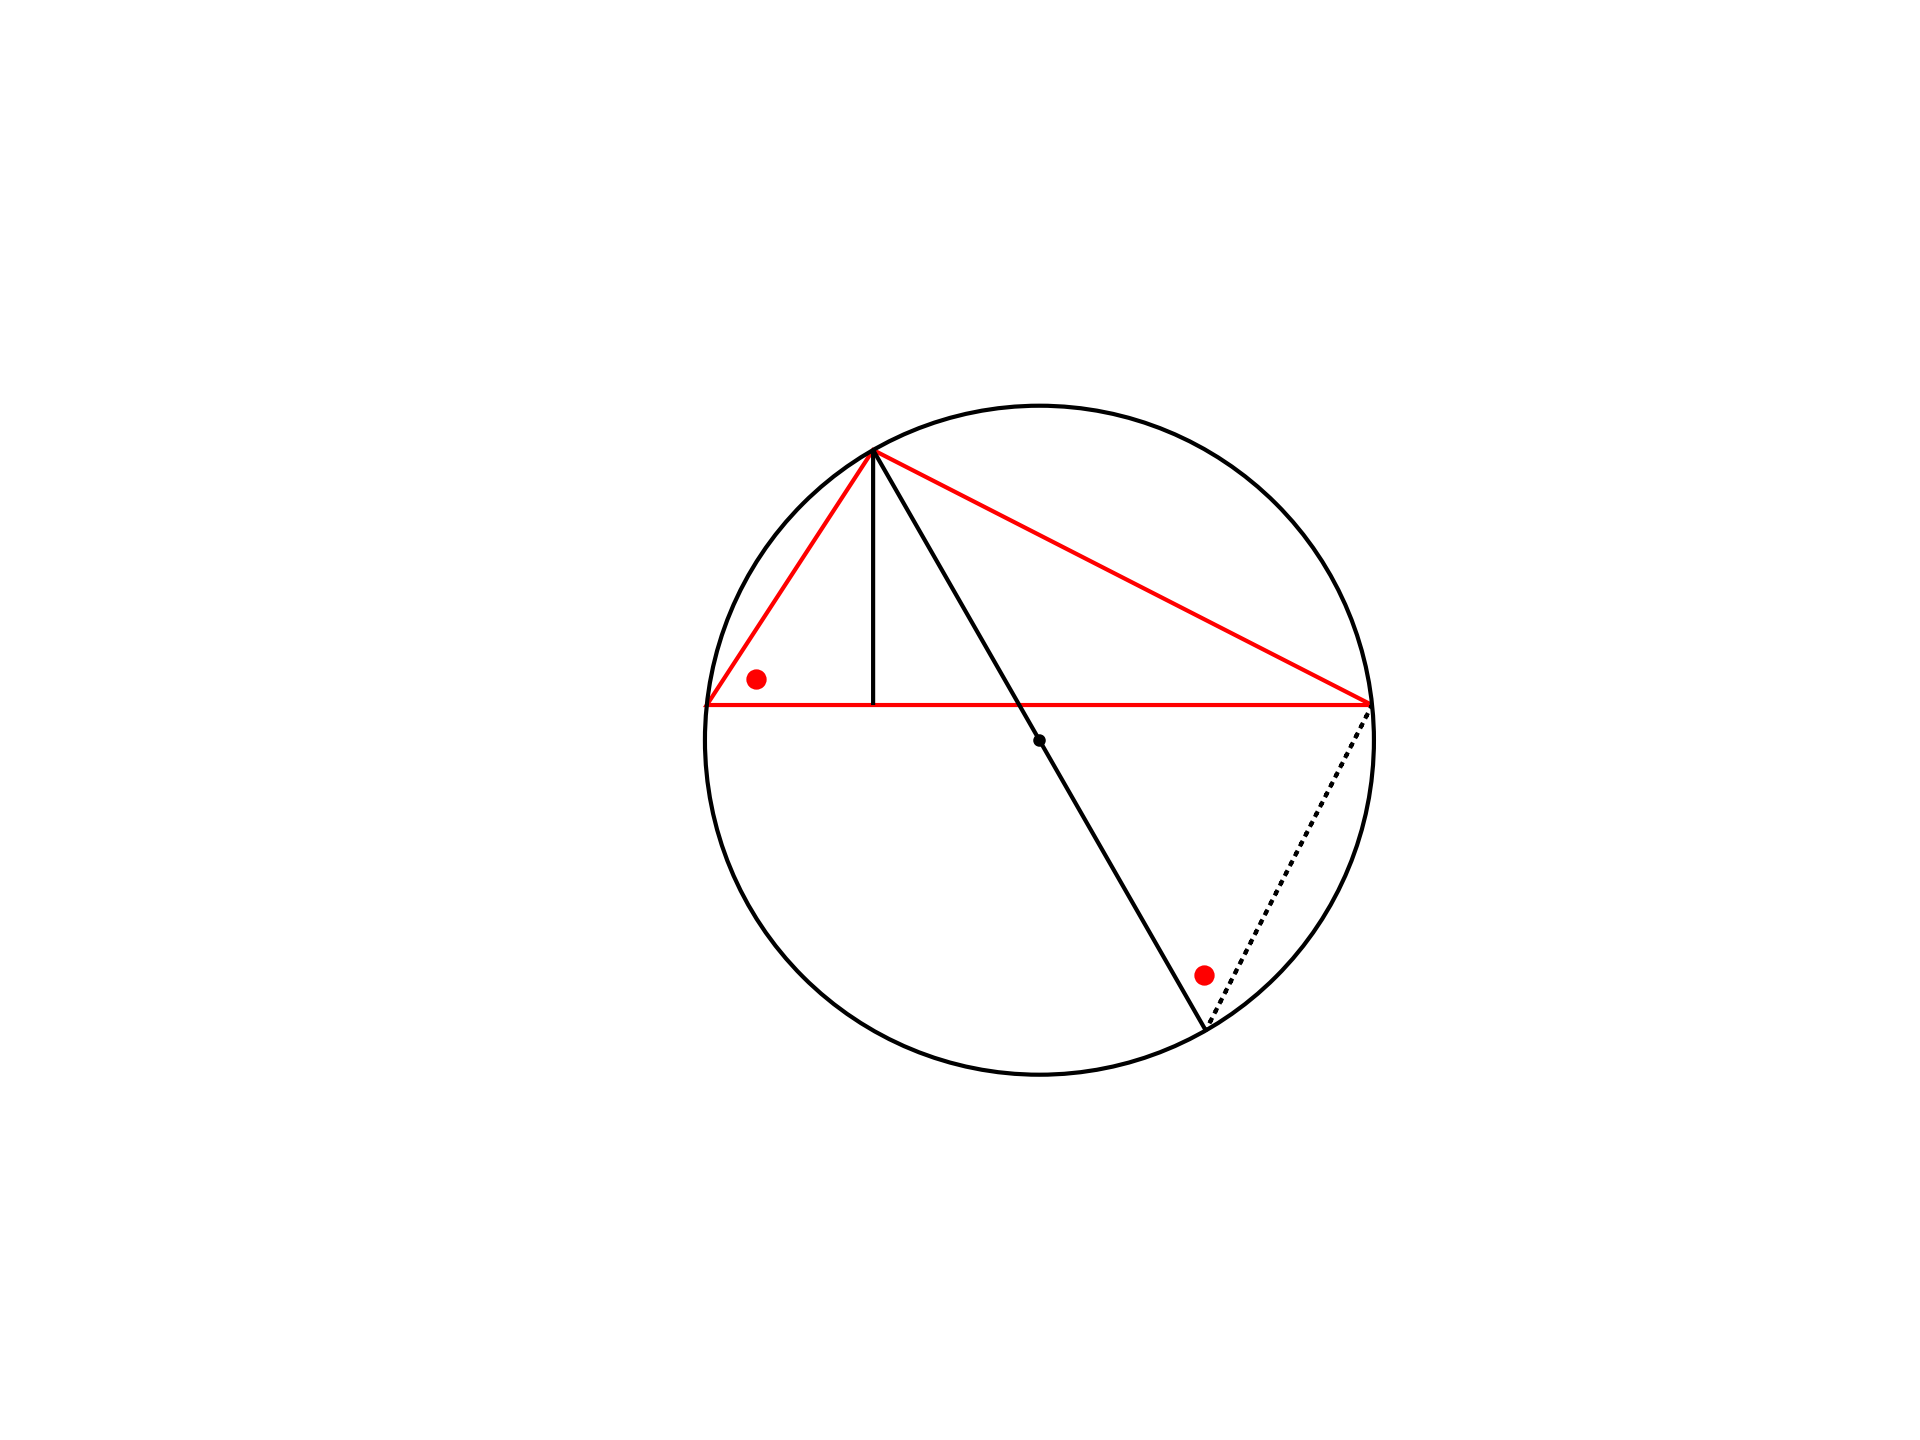

This figure's Python source:
import matplotlib.pyplot as plt
import numpy as np
import geometry as geo
import math

fig, ax = geo.init()
ax.set(xlim=(0,100), ylim=(0,100))

A = geo.Point(25,52)
B = geo.Point(85,52)
C = geo.Point(40,75)

geo.opg(ax,[A,B,C])

Q,r = geo.get_circumcircle([A,B,C])
cc = geo.get_circle(Q,r)
ax.add_patch(cc)

tmp = geo.Point(C.x,C.y+5)
F = geo.xll([C,tmp],[A,B])

P = geo.xlc([C,Q],[Q,r])[1]

geo.dlss(ax,[[C,P],[C,F]])
geo.dls(ax,[B,P],ls=':')

geo.scp(ax,[Q],s=4)

aL = [[B,A,C],[C,P,B]]
geo.mark_angles(ax,aL,d=5,c='r',s=15)

geo.savefig(plt)
